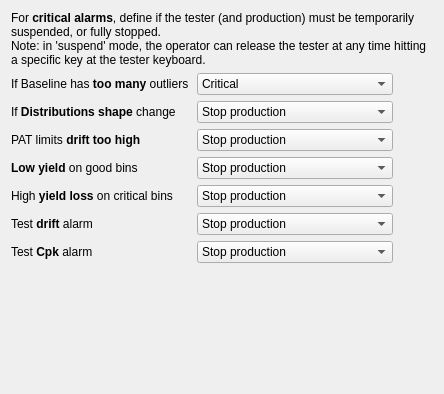
         <widget class="QWidget" name="tabAlarmsHandling">
          <attribute name="title">
           <string>Alarms handling</string>
          </attribute>
          <layout class="QGridLayout" name="gridLayout_18">
           <item row="0" column="0">
            <widget class="QLabel" name="textLabel2_2_2_2_2_2_4_2_2_2_3_2_2">
             <property name="maximumSize">
              <size>
               <width>32767</width>
               <height>32767</height>
              </size>
             </property>
             <property name="text">
              <string>For &lt;b&gt;critical alarms&lt;/b&gt;, define if the tester (and production) must be temporarily suspended, or fully stopped.
&lt;br&gt;Note: in 'suspend' mode, the operator can release the tester at any time hitting a specific key at the tester keyboard.</string>
             </property>
             <property name="textFormat">
              <enum>Qt::RichText</enum>
             </property>
             <property name="alignment">
              <set>Qt::AlignTop</set>
             </property>
             <property name="wordWrap">
              <bool>true</bool>
             </property>
            </widget>
           </item>
           <item row="1" column="0">
            <layout class="QGridLayout" name="gridLayout_5">
             <item row="0" column="0">
              <widget class="QLabel" name="textLabel2_2_2_2_2_2_4_3_4">
               <property name="minimumSize">
                <size>
                 <width>180</width>
                 <height>0</height>
                </size>
               </property>
               <property name="maximumSize">
                <size>
                 <width>32767</width>
                 <height>32767</height>
                </size>
               </property>
               <property name="text">
                <string>If Baseline has &lt;b&gt;too many&lt;/b&gt; outliers</string>
               </property>
               <property name="alignment">
                <set>Qt::AlignVCenter</set>
               </property>
               <property name="wordWrap">
                <bool>true</bool>
               </property>
              </widget>
             </item>
             <item row="0" column="1">
              <widget class="QComboBox" name="comboFinalTest_Alarm_Outliers">
               <property name="toolTip">
                <string>&lt;!DOCTYPE HTML PUBLIC &quot;-//W3C//DTD HTML 4.0//EN&quot; &quot;http://www.w3.org/TR/REC-html40/strict.dtd&quot;&gt;
&lt;html&gt;&lt;head&gt;&lt;meta name=&quot;qrichtext&quot; content=&quot;1&quot; /&gt;&lt;style type=&quot;text/css&quot;&gt;
p, li { white-space: pre-wrap; }
&lt;/style&gt;&lt;/head&gt;&lt;body style=&quot; font-family:'MS Shell Dlg 2'; font-size:8.25pt; font-weight:400; font-style:normal;&quot;&gt;
&lt;p style=&quot; margin-top:0px; margin-bottom:0px; margin-left:0px; margin-right:0px; -qt-block-indent:0; text-indent:0px;&quot;&gt;&lt;span style=&quot; font-size:8pt;&quot;&gt;Message severity if too many outliers detected in baseline&lt;/span&gt;&lt;/p&gt;&lt;/body&gt;&lt;/html&gt;</string>
               </property>
               <item>
                <property name="text">
                 <string>Critical</string>
                </property>
               </item>
               <item>
                <property name="text">
                 <string>Warning</string>
                </property>
               </item>
               <item>
                <property name="text">
                 <string>Notice</string>
                </property>
               </item>
              </widget>
             </item>
             <item row="1" column="0">
              <widget class="QLabel" name="textLabelFinalTest_Alarm_Shapes">
               <property name="maximumSize">
                <size>
                 <width>32767</width>
                 <height>32767</height>
                </size>
               </property>
               <property name="text">
                <string>If &lt;b&gt;Distributions shape&lt;/b&gt; change</string>
               </property>
               <property name="alignment">
                <set>Qt::AlignVCenter</set>
               </property>
               <property name="wordWrap">
                <bool>true</bool>
               </property>
              </widget>
             </item>
             <item row="1" column="1">
              <widget class="QComboBox" name="comboFinalTest_Alarm_Shapes">
               <property name="toolTip">
                <string>Alarm type if distributions shape different in baseline from historical data</string>
               </property>
               <item>
                <property name="text">
                 <string>Stop production</string>
                </property>
               </item>
               <item>
                <property name="text">
                 <string>Continue production</string>
                </property>
               </item>
               <item>
                <property name="text">
                 <string>Suspend (30 seconds timeout)</string>
                </property>
               </item>
               <item>
                <property name="text">
                 <string>Suspend (1 minute timeout)</string>
                </property>
               </item>
               <item>
                <property name="text">
                 <string>Suspend (2 minutes timeout)</string>
                </property>
               </item>
               <item>
                <property name="text">
                 <string>Suspend (3 minutes timeout)</string>
                </property>
               </item>
               <item>
                <property name="text">
                 <string>Suspend (4 minutes timeout)</string>
                </property>
               </item>
               <item>
                <property name="text">
                 <string>Suspend (5 minutes timeout)</string>
                </property>
               </item>
               <item>
                <property name="text">
                 <string>Suspend (10 minutes timeout)</string>
                </property>
               </item>
               <item>
                <property name="text">
                 <string>Suspend (15 minutes timeout)</string>
                </property>
               </item>
               <item>
                <property name="text">
                 <string>Suspend (30 minutes timeout)</string>
                </property>
               </item>
               <item>
                <property name="text">
                 <string>Suspend (1 hour timeout)</string>
                </property>
               </item>
               <item>
                <property name="text">
                 <string>Suspend (2 hours timeout)</string>
                </property>
               </item>
               <item>
                <property name="text">
                 <string>Suspend (3 hours timeout)</string>
                </property>
               </item>
               <item>
                <property name="text">
                 <string>Suspend (4 hours timeout)</string>
                </property>
               </item>
               <item>
                <property name="text">
                 <string>Suspend (5 hours timeout)</string>
                </property>
               </item>
               <item>
                <property name="text">
                 <string>Suspend (6 hours timeout)</string>
                </property>
               </item>
              </widget>
             </item>
             <item row="2" column="0">
              <widget class="QLabel" name="textLabelFinalTest_Alarm_PatDrift">
               <property name="maximumSize">
                <size>
                 <width>32767</width>
                 <height>32767</height>
                </size>
               </property>
               <property name="text">
                <string>PAT limits &lt;b&gt;drift too high&lt;/b&gt;</string>
               </property>
               <property name="alignment">
                <set>Qt::AlignVCenter</set>
               </property>
               <property name="wordWrap">
                <bool>true</bool>
               </property>
              </widget>
             </item>
             <item row="2" column="1">
              <widget class="QComboBox" name="comboFinalTest_Alarm_PatDrift">
               <property name="toolTip">
                <string>Alarm type if PAT limit drift too high (Static vs Dynamic)</string>
               </property>
               <item>
                <property name="text">
                 <string>Stop production</string>
                </property>
               </item>
               <item>
                <property name="text">
                 <string>Continue production</string>
                </property>
               </item>
               <item>
                <property name="text">
                 <string>Suspend (30 seconds timeout)</string>
                </property>
               </item>
               <item>
                <property name="text">
                 <string>Suspend (1 minute timeout)</string>
                </property>
               </item>
               <item>
                <property name="text">
                 <string>Suspend (2 minutes timeout)</string>
                </property>
               </item>
               <item>
                <property name="text">
                 <string>Suspend (3 minutes timeout)</string>
                </property>
               </item>
               <item>
                <property name="text">
                 <string>Suspend (4 minutes timeout)</string>
                </property>
               </item>
               <item>
                <property name="text">
                 <string>Suspend (5 minutes timeout)</string>
                </property>
               </item>
               <item>
                <property name="text">
                 <string>Suspend (10 minutes timeout)</string>
                </property>
               </item>
               <item>
                <property name="text">
                 <string>Suspend (15 minutes timeout)</string>
                </property>
               </item>
               <item>
                <property name="text">
                 <string>Suspend (30 minutes timeout)</string>
                </property>
               </item>
               <item>
                <property name="text">
                 <string>Suspend (1 hour timeout)</string>
                </property>
               </item>
               <item>
                <property name="text">
                 <string>Suspend (2 hours timeout)</string>
                </property>
               </item>
               <item>
                <property name="text">
                 <string>Suspend (3 hours timeout)</string>
                </property>
               </item>
               <item>
                <property name="text">
                 <string>Suspend (4 hours timeout)</string>
                </property>
               </item>
               <item>
                <property name="text">
                 <string>Suspend (5 hours timeout)</string>
                </property>
               </item>
               <item>
                <property name="text">
                 <string>Suspend (6 hours timeout)</string>
                </property>
               </item>
              </widget>
             </item>
             <item row="3" column="0">
              <widget class="QLabel" name="textLabelFinalTest_Alarm_LowGoodYield">
               <property name="maximumSize">
                <size>
                 <width>32767</width>
                 <height>32767</height>
                </size>
               </property>
               <property name="text">
                <string>&lt;b&gt;Low yield&lt;/b&gt; on good bins</string>
               </property>
               <property name="alignment">
                <set>Qt::AlignVCenter</set>
               </property>
               <property name="wordWrap">
                <bool>true</bool>
               </property>
              </widget>
             </item>
             <item row="3" column="1">
              <widget class="QComboBox" name="comboFinalTest_Alarm_LowGoodYield">
               <property name="toolTip">
                <string>Alarm type if yield loss to high on given bins</string>
               </property>
               <item>
                <property name="text">
                 <string>Stop production</string>
                </property>
               </item>
               <item>
                <property name="text">
                 <string>Continue production</string>
                </property>
               </item>
               <item>
                <property name="text">
                 <string>Suspend (30 seconds timeout)</string>
                </property>
               </item>
               <item>
                <property name="text">
                 <string>Suspend (1 minute timeout)</string>
                </property>
               </item>
               <item>
                <property name="text">
                 <string>Suspend (2 minutes timeout)</string>
                </property>
               </item>
               <item>
                <property name="text">
                 <string>Suspend (3 minutes timeout)</string>
                </property>
               </item>
               <item>
                <property name="text">
                 <string>Suspend (4 minutes timeout)</string>
                </property>
               </item>
               <item>
                <property name="text">
                 <string>Suspend (5 minutes timeout)</string>
                </property>
               </item>
               <item>
                <property name="text">
                 <string>Suspend (10 minutes timeout)</string>
                </property>
               </item>
               <item>
                <property name="text">
                 <string>Suspend (15 minutes timeout)</string>
                </property>
               </item>
               <item>
                <property name="text">
                 <string>Suspend (30 minutes timeout)</string>
                </property>
               </item>
               <item>
                <property name="text">
                 <string>Suspend (1 hour timeout)</string>
                </property>
               </item>
               <item>
                <property name="text">
                 <string>Suspend (2 hours timeout)</string>
                </property>
               </item>
               <item>
                <property name="text">
                 <string>Suspend (3 hours timeout)</string>
                </property>
               </item>
               <item>
                <property name="text">
                 <string>Suspend (4 hours timeout)</string>
                </property>
               </item>
               <item>
                <property name="text">
                 <string>Suspend (5 hours timeout)</string>
                </property>
               </item>
               <item>
                <property name="text">
                 <string>Suspend (6 hours timeout)</string>
                </property>
               </item>
              </widget>
             </item>
             <item row="4" column="0">
              <widget class="QLabel" name="textLabelFinalTest_Alarm_YieldLoss">
               <property name="maximumSize">
                <size>
                 <width>32767</width>
                 <height>32767</height>
                </size>
               </property>
               <property name="text">
                <string>High &lt;b&gt;yield loss&lt;/b&gt; on critical bins</string>
               </property>
               <property name="alignment">
                <set>Qt::AlignVCenter</set>
               </property>
               <property name="wordWrap">
                <bool>true</bool>
               </property>
              </widget>
             </item>
             <item row="4" column="1">
              <widget class="QComboBox" name="comboFinalTest_Alarm_YieldLoss">
               <property name="toolTip">
                <string>Alarm type if yield loss to high on given bins</string>
               </property>
               <item>
                <property name="text">
                 <string>Stop production</string>
                </property>
               </item>
               <item>
                <property name="text">
                 <string>Continue production</string>
                </property>
               </item>
               <item>
                <property name="text">
                 <string>Suspend (30 seconds timeout)</string>
                </property>
               </item>
               <item>
                <property name="text">
                 <string>Suspend (1 minute timeout)</string>
                </property>
               </item>
               <item>
                <property name="text">
                 <string>Suspend (2 minutes timeout)</string>
                </property>
               </item>
               <item>
                <property name="text">
                 <string>Suspend (3 minutes timeout)</string>
                </property>
               </item>
               <item>
                <property name="text">
                 <string>Suspend (4 minutes timeout)</string>
                </property>
               </item>
               <item>
                <property name="text">
                 <string>Suspend (5 minutes timeout)</string>
                </property>
               </item>
               <item>
                <property name="text">
                 <string>Suspend (10 minutes timeout)</string>
                </property>
               </item>
               <item>
                <property name="text">
                 <string>Suspend (15 minutes timeout)</string>
                </property>
               </item>
               <item>
                <property name="text">
                 <string>Suspend (30 minutes timeout)</string>
                </property>
               </item>
               <item>
                <property name="text">
                 <string>Suspend (1 hour timeout)</string>
                </property>
               </item>
               <item>
                <property name="text">
                 <string>Suspend (2 hours timeout)</string>
                </property>
               </item>
               <item>
                <property name="text">
                 <string>Suspend (3 hours timeout)</string>
                </property>
               </item>
               <item>
                <property name="text">
                 <string>Suspend (4 hours timeout)</string>
                </property>
               </item>
               <item>
                <property name="text">
                 <string>Suspend (5 hours timeout)</string>
                </property>
               </item>
               <item>
                <property name="text">
                 <string>Suspend (6 hours timeout)</string>
                </property>
               </item>
              </widget>
             </item>
             <item row="5" column="1">
              <widget class="QComboBox" name="comboFinalTest_Alarm_ParamDrift">
               <property name="toolTip">
                <string>Alarm type if parameter drifting</string>
               </property>
               <item>
                <property name="text">
                 <string>Stop production</string>
                </property>
               </item>
               <item>
                <property name="text">
                 <string>Continue production</string>
                </property>
               </item>
               <item>
                <property name="text">
                 <string>Suspend (30 seconds timeout)</string>
                </property>
               </item>
               <item>
                <property name="text">
                 <string>Suspend (1 minute timeout)</string>
                </property>
               </item>
               <item>
                <property name="text">
                 <string>Suspend (2 minutes timeout)</string>
                </property>
               </item>
               <item>
                <property name="text">
                 <string>Suspend (3 minutes timeout)</string>
                </property>
               </item>
               <item>
                <property name="text">
                 <string>Suspend (4 minutes timeout)</string>
                </property>
               </item>
               <item>
                <property name="text">
                 <string>Suspend (5 minutes timeout)</string>
                </property>
               </item>
               <item>
                <property name="text">
                 <string>Suspend (10 minutes timeout)</string>
                </property>
               </item>
               <item>
                <property name="text">
                 <string>Suspend (15 minutes timeout)</string>
                </property>
               </item>
               <item>
                <property name="text">
                 <string>Suspend (30 minutes timeout)</string>
                </property>
               </item>
               <item>
                <property name="text">
                 <string>Suspend (1 hour timeout)</string>
                </property>
               </item>
               <item>
                <property name="text">
                 <string>Suspend (2 hours timeout)</string>
                </property>
               </item>
               <item>
                <property name="text">
                 <string>Suspend (3 hours timeout)</string>
                </property>
               </item>
               <item>
                <property name="text">
                 <string>Suspend (4 hours timeout)</string>
                </property>
               </item>
               <item>
                <property name="text">
                 <string>Suspend (5 hours timeout)</string>
                </property>
               </item>
               <item>
                <property name="text">
                 <string>Suspend (6 hours timeout)</string>
                </property>
               </item>
              </widget>
             </item>
             <item row="6" column="0">
              <widget class="QLabel" name="textLabelFinalTest_Alarm_ParamCpk">
               <property name="maximumSize">
                <size>
                 <width>32767</width>
                 <height>32767</height>
                </size>
               </property>
               <property name="text">
                <string>Test &lt;b&gt;Cpk&lt;/b&gt; alarm</string>
               </property>
               <property name="alignment">
                <set>Qt::AlignVCenter</set>
               </property>
               <property name="wordWrap">
                <bool>true</bool>
               </property>
              </widget>
             </item>
             <item row="6" column="1">
              <widget class="QComboBox" name="comboFinalTest_Alarm_ParamCpk">
               <property name="toolTip">
                <string>Alarm type if parameter Cpk too low</string>
               </property>
               <item>
                <property name="text">
                 <string>Stop production</string>
                </property>
               </item>
               <item>
                <property name="text">
                 <string>Continue production</string>
                </property>
               </item>
               <item>
                <property name="text">
                 <string>Suspend (30 seconds timeout)</string>
                </property>
               </item>
               <item>
                <property name="text">
                 <string>Suspend (1 minute timeout)</string>
                </property>
               </item>
               <item>
                <property name="text">
                 <string>Suspend (2 minutes timeout)</string>
                </property>
               </item>
               <item>
                <property name="text">
                 <string>Suspend (3 minutes timeout)</string>
                </property>
               </item>
               <item>
                <property name="text">
                 <string>Suspend (4 minutes timeout)</string>
                </property>
               </item>
               <item>
                <property name="text">
                 <string>Suspend (5 minutes timeout)</string>
                </property>
               </item>
               <item>
                <property name="text">
                 <string>Suspend (10 minutes timeout)</string>
                </property>
               </item>
               <item>
                <property name="text">
                 <string>Suspend (15 minutes timeout)</string>
                </property>
               </item>
               <item>
                <property name="text">
                 <string>Suspend (30 minutes timeout)</string>
                </property>
               </item>
               <item>
                <property name="text">
                 <string>Suspend (1 hour timeout)</string>
                </property>
               </item>
               <item>
                <property name="text">
                 <string>Suspend (2 hours timeout)</string>
                </property>
               </item>
               <item>
                <property name="text">
                 <string>Suspend (3 hours timeout)</string>
                </property>
               </item>
               <item>
                <property name="text">
                 <string>Suspend (4 hours timeout)</string>
                </property>
               </item>
               <item>
                <property name="text">
                 <string>Suspend (5 hours timeout)</string>
                </property>
               </item>
               <item>
                <property name="text">
                 <string>Suspend (6 hours timeout)</string>
                </property>
               </item>
              </widget>
             </item>
             <item row="5" column="0">
              <widget class="QLabel" name="textLabelFinalTest_Alarm_ParamDrift">
               <property name="maximumSize">
                <size>
                 <width>32767</width>
                 <height>32767</height>
                </size>
               </property>
               <property name="text">
                <string>Test &lt;b&gt;drift&lt;/b&gt; alarm</string>
               </property>
               <property name="alignment">
                <set>Qt::AlignVCenter</set>
               </property>
               <property name="wordWrap">
                <bool>true</bool>
               </property>
              </widget>
             </item>
             <item row="2" column="2">
              <spacer name="horizontalSpacer_11">
               <property name="orientation">
                <enum>Qt::Horizontal</enum>
               </property>
               <property name="sizeHint" stdset="0">
                <size>
                 <width>40</width>
                 <height>20</height>
                </size>
               </property>
              </spacer>
             </item>
            </layout>
           </item>
           <item row="2" column="0">
            <spacer name="verticalSpacer">
             <property name="orientation">
              <enum>Qt::Vertical</enum>
             </property>
             <property name="sizeHint" stdset="0">
              <size>
               <width>20</width>
               <height>120</height>
              </size>
             </property>
            </spacer>
           </item>
          </layout>
         </widget>
